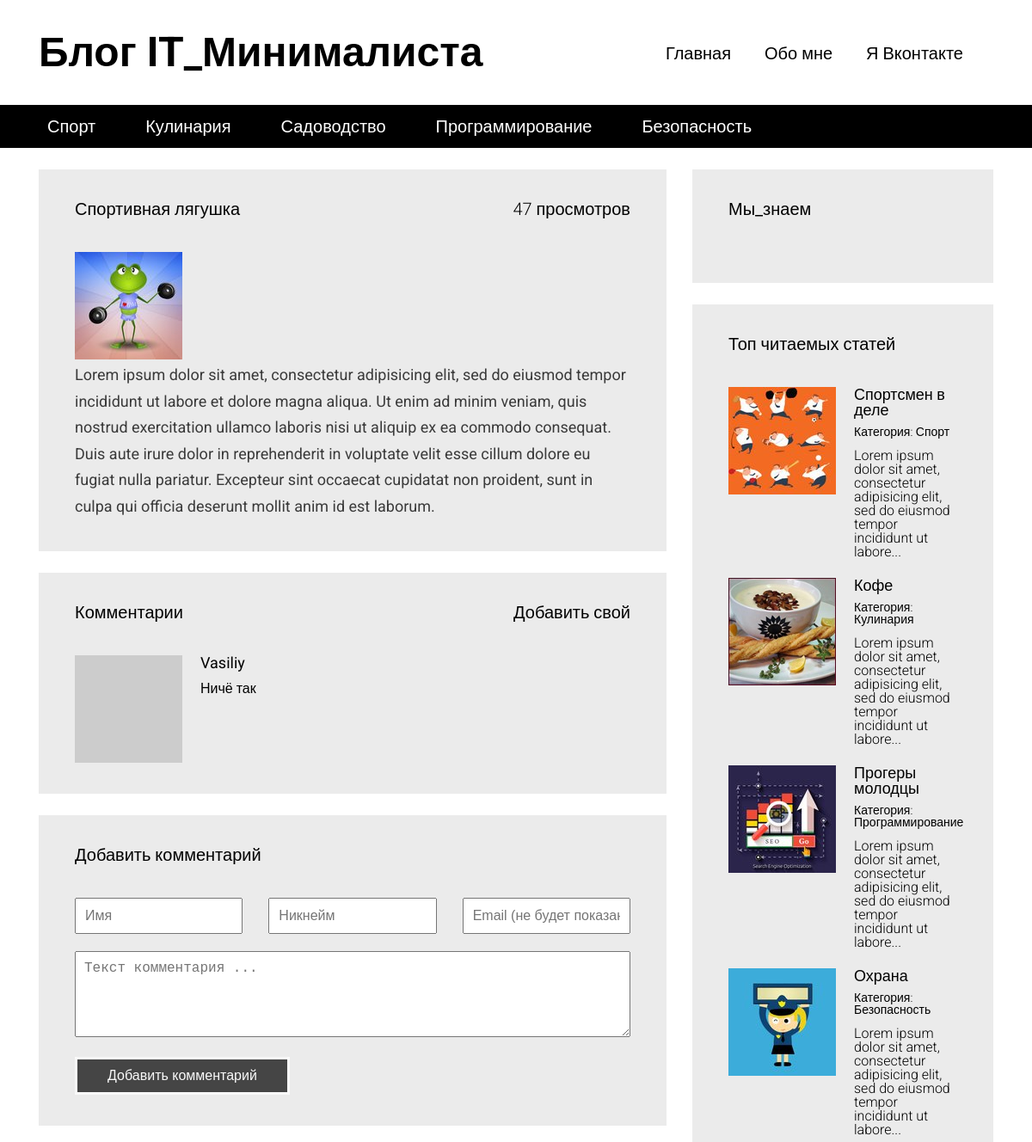
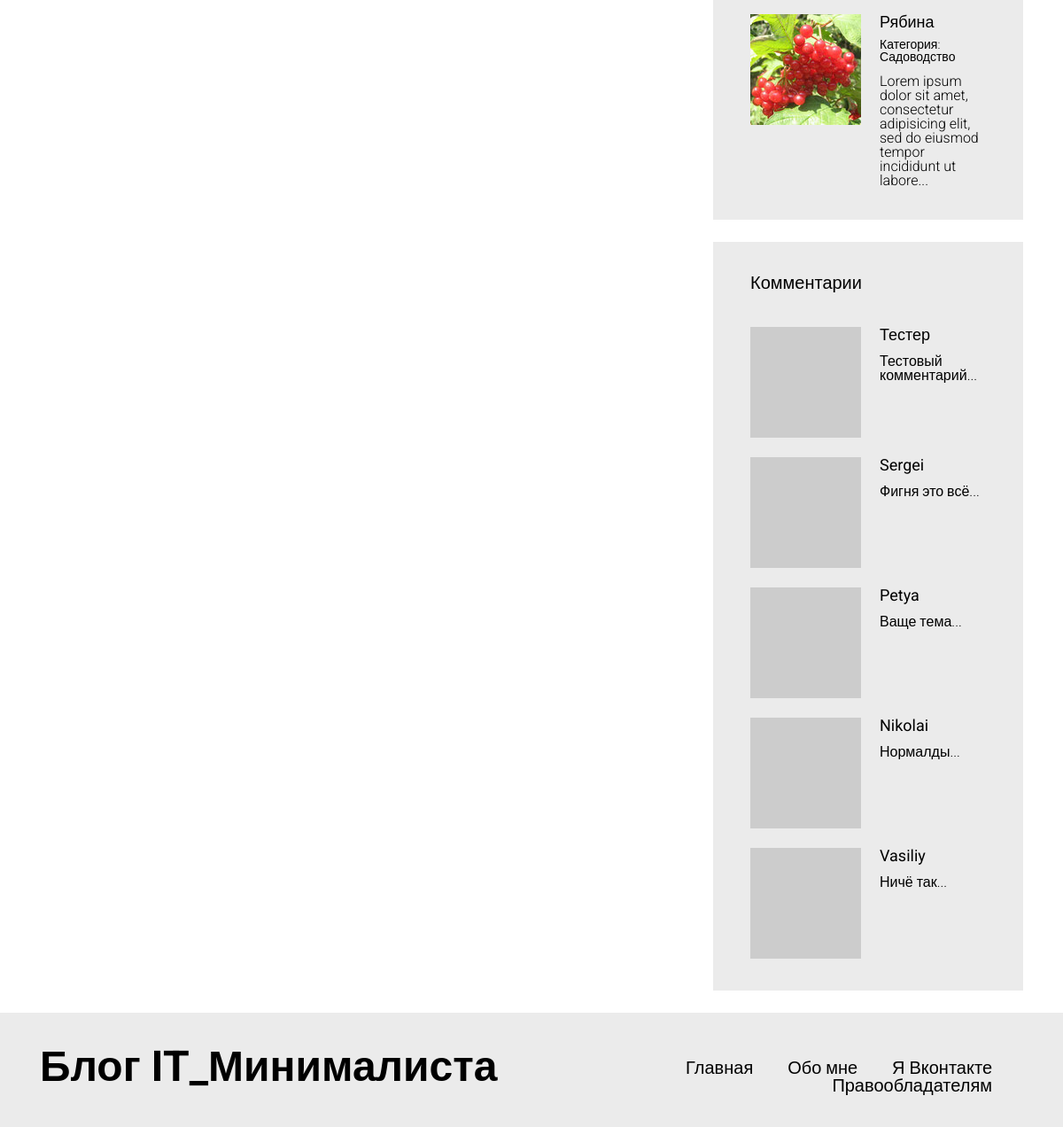
The page /article.php?id=9 on the database its author committed (2 pictures, top to bottom).
### tables this page shows
CREATE TABLE IF NOT EXISTS `articles_categories` (
  `id` int(11) NOT NULL AUTO_INCREMENT,
  `title` varchar(100) NOT NULL,
  PRIMARY KEY (`id`)
);

CREATE TABLE IF NOT EXISTS `articles` (
  `id` int(11) NOT NULL AUTO_INCREMENT,
  `title` varchar(255) DEFAULT NULL,
  `image` varchar(255) NOT NULL,
  `text` text,
  `categorie_id` int(11) DEFAULT NULL,
  `pubdate` datetime DEFAULT NULL,
  `views` int(11) NOT NULL DEFAULT '0',
  PRIMARY KEY (`id`)
);

CREATE TABLE IF NOT EXISTS `comments` (
  `id` int(11) NOT NULL AUTO_INCREMENT,
  `author` varchar(100) DEFAULT NULL,
  `nickname` varchar(100) NOT NULL,
  `email` varchar(255) NOT NULL,
  `text` text NOT NULL,
  `pubdate` datetime NOT NULL,
  `articles_id` int(11) NOT NULL,
  PRIMARY KEY (`id`)
);

### includes/config.php (called while the page is built, shortened)
<?php
$config = array(
    'title' => 'Блог IT_Минималиста',
    'vk_url' => 'https://vk.com/id23141151',
    'db' => array(
            'server' => 'localhost',
            'username' => 'root',
            'password' => '',
            'name' => 'blog'
        )
);

### article.php (the view, shortened to what this page needs)
<?php
    require "includes/config.php";
?>
<!DOCTYPE html>
<html lang="en">
<head>
  <link rel="stylesheet" type="text/css" href="/media/assets/bootstrap-grid-only/css/grid12.css">
  <link rel="stylesheet" type="text/css" href="/media/css/style.css">
</head>
<body>
  <div id="wrapper">
<?php include "includes/header.php" ?>
<?php
    $article = mysqli_query($connection, "SELECT * FROM articles WHERE id=" . (int)$_GET['id']);
    if(mysqli_num_rows($article) <= 0)
    {
        ?>
            <div id="content">
      <div class="container">
        <div class="row">
          <section class="content__left col-md-8">
            <div class="block">
              <h3>Статья не найдена</h3>
              <div class="block__content">
                <div class="full-text">
                    Запрашиваемая страница не найдена!
                </div>
              </div>
            </div>
          </section>
          <section class="content__right col-md-4">
          </section>
        </div>
      </div>
    </div>
        <?php
    }else
    {
        $art = mysqli_fetch_assoc($article);
        mysqli_query($connection, "UPDATE articles SET views = views + 1 WHERE id = " .(int)$art['id']);
    ?>
                <div id="content">
      <div class="container">
        <div class="row">
          <section class="content__left col-md-8">
            <div class="block">
            <a><?php echo $art['views']; ?> просмотров</a>
              <h3><?php echo $art['title']; ?></h3>
              <div class="block__content">
                <img src="/static/images/<?php echo $art['image']; ?>" style="max-width: 100%;">
                <div class="full-text">
                    <?php echo $art['text']; ?>
                </div>
              </div>
            </div>
<div class="block">
<a href="#comment-add-form">Добавить свой</a>
  <h3>Комментарии</h3>
  <div class="block__content">
    <div class="articles articles__vertical">
          <?php
        $comments = mysqli_query($connection, "SELECT * FROM comments WHERE articles_id = " . (int)$art['id'] . " ORDER BY id DESC");
    while($comment = mysqli_fetch_assoc($comments))
    {
      ?>
<article class="article">
<div class="article__image" style="background-image: url(https://www.gravatar.com/avatar/<?php echo md5($comment['email']); ?>?s=125);"></div>
<div class="article__info">
  <a href="/article.php?id=<?php echo $comment['articles_id']; ?>"><?php echo $comment['author']; ?></a>
  <div class="article__info__preview"><?php echo $comment['text']; ?></div>
</div>
</article>
      <?php
    }
    ?>
    </div>
  </div>
</div>
<div id="comment-add-form" class="block">
  <h3>Добавить комментарий</h3>
  <div class="block__content">
    <form class="form" method="POST" action="/article.php?id=<?php echo $art['id']; ?>#comment-add-form">
      <div class="form__group">
        <div class="row">
          <div class="col-md-4">
            <input type="text" class="form__control" name="name" placeholder="Имя" value="<?php echo $_POST['name'] ?>">
          </div>
          <div class="col-md-4">
            <input type="text" class="form__control" name="nickname" placeholder="Никнейм" value="<?php echo $_POST['nickname'] ?>">
          </div>
          <div class="col-md-4">
            <input type="text" class="form__control" name="email" placeholder="Email (не будет показан)" value="<?php echo $_POST['email'] ?>">
          </div>
        </div>
      </div>
      <div class="form__group">
        <textarea name="text" class="form__control" placeholder="Текст комментария ..."><?php echo $_POST['text'] ?></textarea>
      </div>
      <div class="form__group">
        <input type="submit" class="form__control" name="do_post" value="Добавить комментарий">
      </div>
    </form>
  </div>
</div>
          </section>
          <section class="content__right col-md-4">
<?php include "includes/sidebar.php" ?>
          </section>
        </div>
      </div>
    </div>
    <?php
    }
?>
<?php include "includes/footer.php" ?>
  </div>
</body>
</html>

### includes/header.php
<header id="header">
  <div class="header__top">
    <div class="container">
      <div class="header__top__logo">
        <h1><?php echo $config['title']?></h1>
      </div>
      <nav class="header__top__menu">
        <ul>
          <li><a href="/">Главная</a></li>
          <li><a href="/pages/about_me.php">Обо мне</a></li>
          <li><a href="<?php echo $config['vk_url']?>" target="_blank">Я Вконтакте</a></li>
        </ul>
      </nav>
    </div>
  </div>
<?php
    $categories_q = mysqli_query($connection, "SELECT * FROM articles_categories");
    $categories = array();
    while($cat = mysqli_fetch_assoc($categories_q))
    {
        $categories[] = $cat;
    }
?>
  <div class="header__bottom">
    <div class="container">
      <nav>
        <ul>
            <?php
            foreach($categories as $cat)
            {
            ?>
            <li><a href="/articles.php?categorie=<?php echo $cat['id'] ?>"><?php echo $cat['title'] ?></a></li>
            <?php
            }
            ?>
        </ul>
      </nav>
    </div>
  </div>
</header>

### includes/sidebar.php (shortened to what this page needs)
<div class="block">
  <h3>Мы_знаем</h3>
  <div class="block__content">
  </div>
</div>
<div class="block">
  <h3>Топ читаемых статей</h3>
  <div class="block__content">
    <div class="articles articles__vertical">
    <?php
        $articles = mysqli_query($connection, "SELECT * FROM articles ORDER BY views DESC LIMIT 5");
    while($art = mysqli_fetch_assoc($articles))
    {
      ?>
<article class="article">
<div class="article__image" style="background-image: url(/static/images/<?php echo $art['image']; ?>);"></div>
<div class="article__info">
  <a href="/article.php?id=<?php echo $art['id']; ?>"><?php echo $art['title']; ?></a>
  <div class="article__info__meta">
  <?php
  $art_cat = false;
    foreach($categories as $cat)
    {
       if($cat['id'] == $art['categorie_id'])
       {
        $art_cat = $cat;
        break;
       }
    }
  ?>
    <small>Категория: <a href="articles.php?categorie=<?php echo $art_cat['id']; ?>"><?php echo $art_cat['title']; ?></a></small>
  </div>
  <div class="article__info__preview"><?php echo mb_substr(strip_tags($art['text']), 0, 100 , 'utf-8') . '...'; ?></div>
</div>
</article>
      <?php
    }
    ?>
    </div>
  </div>
</div>
<div class="block">
  <h3>Комментарии</h3>
  <div class="block__content">
    <div class="articles articles__vertical">
          <?php
        $comments = mysqli_query($connection, "SELECT * FROM comments ORDER BY id DESC LIMIT 5");
    while($comment = mysqli_fetch_assoc($comments))
    {
      ?>
<article class="article">
<div class="article__image" style="background-image: url(https://www.gravatar.com/avatar/<?php echo md5($comment['email']); ?>?s=125);"></div>
<div class="article__info">
  <a href="/article.php?id=<?php echo $comment['articles_id']; ?>"><?php echo $comment['author']; ?></a>
  <div class="article__info__preview"><?php echo mb_substr(strip_tags($comment['text']), 0, 100 , 'utf-8') . '...'; ?></div>
</div>
</article>
      <?php
    }
    ?>
    </div>
  </div>
</div>

### media/css/style.css (style rules this page uses)
html, body, div, span, applet, object, iframe, h1, h2, h3, h4, h5, h6, p, blockquote, pre, a, abbr, acronym, address, big, cite, code, del, dfn, em, img, ins, kbd, q, s, samp, small, strike, strong, sub, sup, tt, var, b, u, i, center, dl, dt, dd, ol, ul, li, fieldset, form, label, legend, table, caption, tbody, tfoot, thead, tr, th, td, article, aside, canvas, details, embed, figure, figcaption, footer, header, hgroup, menu, nav, output, ruby, section, summary, time, mark, audio, video { margin: 0; padding: 0; border: 0; font-size: 100%; font: inherit; vertical-align: baseline; }
article, aside, details, figcaption, figure, footer, header, hgroup, menu, nav, section { display: block; }
body { line-height: 1; }
ol, ul { list-style: none; }
h1 { font-size: 48px; font-weight: bold; }
h3 { font-size: 20px; font-weight: bold; }
body { font-family: 'Roboto', sans-serif; }
#header { margin-bottom: 25px; }
#header .header__top { padding: 37px 0; }
#header .header__top .header__top__logo { float: left; }
#header .header__top .header__top__menu { padding-top: 15px; text-align: right; }
#header .header__top .header__top__menu ul > li { display: inline-block; margin-right: 35px; }
#header .header__top .header__top__menu ul > li > a { font-size: 20px; text-decoration: none; color: black; }
#header .header__bottom { height: 50px; background-color: black; line-height: 50px; }
#header .header__bottom nav ul > li { display: inline-block; margin-right: 34px; }
#header .header__bottom nav ul > li > a { color: white; font-size: 20px; text-decoration: none; padding: 3px 10px; }
.block { background-color: #ebebeb; padding: 36px 42px; margin-bottom: 25px; }
.block > h3 { font-weight: normal; }
.block > a { float: right; font-size: 20px; color: black; text-decoration: none; font-weight: 300; }
.block .block__content { padding-top: 40px; }
.articles.articles__vertical .article { margin-bottom: 22px; }
.articles .article:last-child { margin-bottom: 0; }
.articles .article:after { visibility: hidden; display: block; font-size: 0; content: " "; clear: both; height: 0; }
.articles .article .article__image { width: 125px; height: 125px; overflow: hidden; background-color: black; float: left; background-repeat: no-repeat; background-size: cover; background-position: center center; }
.articles .article .article__info { margin-left: 125px; padding-left: 21px; }
.articles .article .article__info > a { color: black; font-size: 18px; font-weight: normal; text-decoration: none; }
.articles .article .article__info > .article__info__meta { font-size: 14px; font-weight: 300; margin-top: 9px; margin-bottom: 13px; }
.articles .article .article__info > .article__info__meta a { color: black; text-decoration: none; }
.articles .article .article__info > .article__info__preview { font-size: 16px; font-weight: 300; }
.full-text { font-size: 18px; color: #3a3a3a; line-height: 1.7em; }
.form .form__group { margin-bottom: 20px; }
.form .form__group:last-child { margin-bottom: 0; }
.form .form__control { width: 100%; padding: 10px; font-size: 16px; outline: none; }
.form textarea.form__control { min-height: 100px; }
.form input[type="submit"].form__control { background-color: black; color: white; border: 3px solid white; width: 250px; opacity: 0.7; }

### rows shown on the page
articles_categories: title "Спорт"
articles_categories: title "Кулинария"
articles_categories: title "Садоводство"
articles_categories: title "Программирование"
articles_categories: title "Безопасность"
articles: views "47", title "Спортивная лягушка", image (picture), text "Lorem ipsum dolor sit amet, consectetur adipisicing elit, sed do eiusmod tempor incididunt ut labore et dolore magna aliqua. Ut enim ad minim veniam, quis nostrud exercitation ullamco laboris nisi ut aliquip ex ea commodo consequat. Duis aute irure dolor in reprehenderit in voluptate velit esse cillum dolore eu fugiat nulla pariatur. Excepteur sint occaecat cupidatat non proident, sunt in culpa qui officia deserunt mollit anim id est laborum."
comments: author "Vasiliy", text "Ничё так"
articles: image (picture), title "Спортсмен в деле", text "Lorem ipsum dolor sit amet, consectetur adipisicing elit, sed do eiusmod tempor incididunt ut labore"
articles: image (picture), title "Кофе", text "Lorem ipsum dolor sit amet, consectetur adipisicing elit, sed do eiusmod tempor incididunt ut labore"
articles: image (picture), title "Прогеры молодцы", text "Lorem ipsum dolor sit amet, consectetur adipisicing elit, sed do eiusmod tempor incididunt ut labore"
articles: image (picture), title "Охрана", text "Lorem ipsum dolor sit amet, consectetur adipisicing elit, sed do eiusmod tempor incididunt ut labore"
articles: image (picture), title "Рябина", text "Lorem ipsum dolor sit amet, consectetur adipisicing elit, sed do eiusmod tempor incididunt ut labore"
comments: author "Тестер", text "Тестовый комментарий"
comments: author "Sergei", text "Фигня это всё"
comments: author "Petya", text "Ваще тема"
comments: author "Nikolai", text "Нормалды"

### other values the page prints
$config['title'] "Блог IT_Минималиста"
